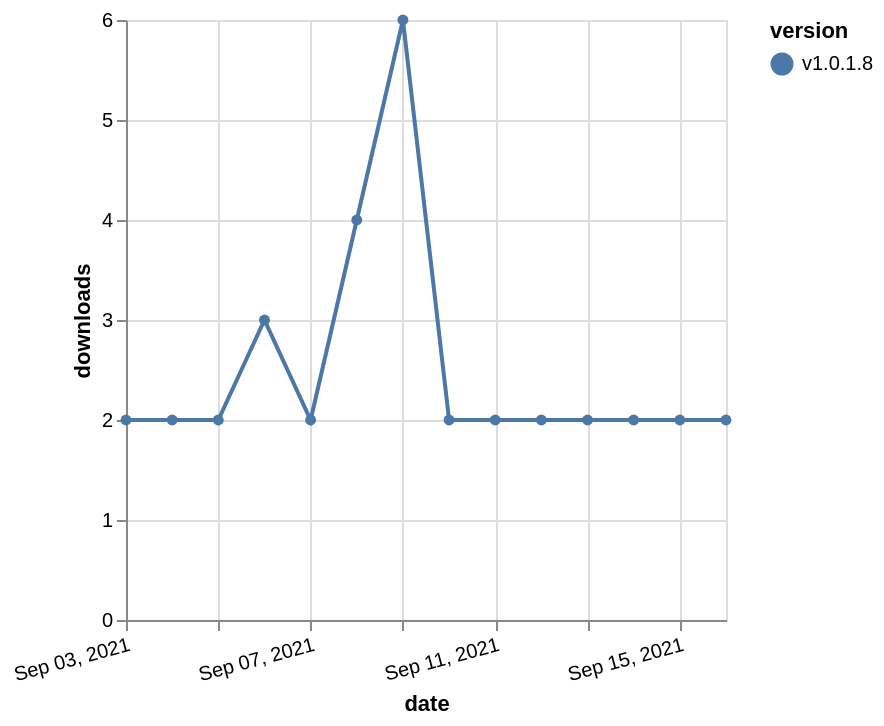

Vega-Lite specification for this chart:
### Vega-Lite specification from a JSON file in a GitHub repository (floating-point values rounded to 4 significant figures)
{"$schema": "https://vega.github.io/schema/vega-lite/v5.json", "description": "A simple bar chart with embedded data.", "data": {"values": [{"date": "2021-09-03", "total": 3350, "delta": 2, "version": "v1.0.1.8"}, {"date": "2021-09-04", "total": 3352, "delta": 2, "version": "v1.0.1.8"}, {"date": "2021-09-05", "total": 3354, "delta": 2, "version": "v1.0.1.8"}, {"date": "2021-09-06", "total": 3357, "delta": 3, "version": "v1.0.1.8"}, {"date": "2021-09-07", "total": 3359, "delta": 2, "version": "v1.0.1.8"}, {"date": "2021-09-08", "total": 3363, "delta": 4, "version": "v1.0.1.8"}, {"date": "2021-09-09", "total": 3369, "delta": 6, "version": "v1.0.1.8"}, {"date": "2021-09-10", "total": 3371, "delta": 2, "version": "v1.0.1.8"}, {"date": "2021-09-11", "total": 3373, "delta": 2, "version": "v1.0.1.8"}, {"date": "2021-09-12", "total": 3375, "delta": 2, "version": "v1.0.1.8"}, {"date": "2021-09-13", "total": 3377, "delta": 2, "version": "v1.0.1.8"}, {"date": "2021-09-14", "total": 3379, "delta": 2, "version": "v1.0.1.8"}, {"date": "2021-09-15", "total": 3381, "delta": 2, "version": "v1.0.1.8"}, {"date": "2021-09-16", "total": 3383, "delta": 2, "version": "v1.0.1.8"}]}, "width": "container", "mark": {"type": "line", "point": {"filled": true}}, "encoding": {"x": {"field": "date", "type": "temporal", "timeUnit": "yearmonthdate", "title": "date", "axis": {"labelAngle": -15}}, "y": {"field": "delta", "type": "quantitative", "title": "downloads"}, "color": {"field": "version", "type": "nominal"}, "tooltip": {"field": "delta"}}}
